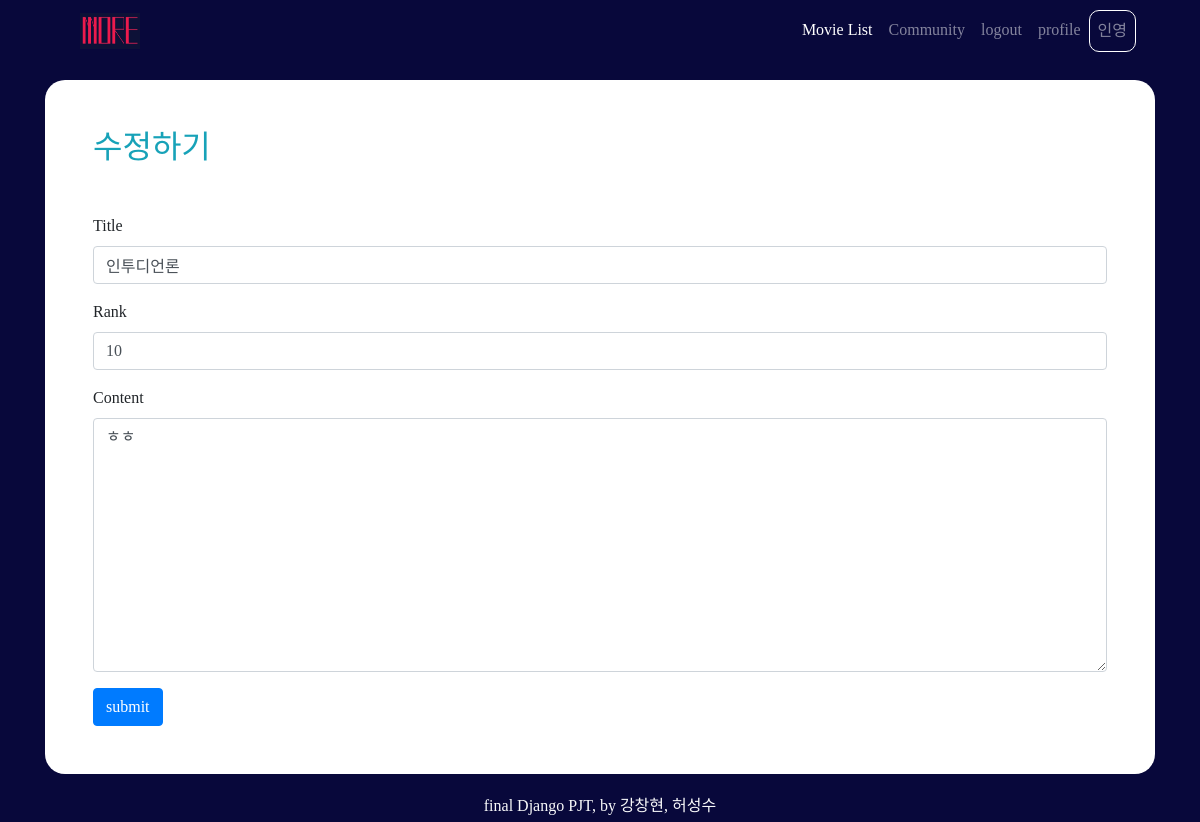
The page /movies/31/11/update/ (signed in) on the database its author committed.
### accounts/models.py (models this page shows)
class User(AbstractUser):
    followers = models.ManyToManyField(settings.AUTH_USER_MODEL,related_name='followings')

### movies/models.py (models this page shows)
class Review(models.Model):
    title = models.CharField(max_length=100)
    movie = models.ForeignKey(Movie, on_delete=models.CASCADE)
    rank = models.IntegerField()
    content = models.TextField()
    created_at = models.DateTimeField(auto_now_add=True)
    updated_at = models.DateTimeField(auto_now=True)
    user = models.ForeignKey(settings.AUTH_USER_MODEL, on_delete=models.CASCADE)

### movies/views.py (the view)
# urls.py: path('<int:pk>/<int:review_pk>/update/', views.review_update, name='review_update'),
@login_required
def review_update(request, pk, review_pk):
    movie = get_object_or_404(Movie, pk=pk)
    review = get_object_or_404(Review, pk=review_pk)
    if request.user == review.user:
        if request.method == 'POST':
            form = ReviewForm(request.POST, instance=review)
            if form.is_valid():
                review = form.save(commit=False)
                review.movie = movie
                review.save()
                return redirect('movies:review_detail', review.movie.pk, review.pk)
        else:
            form = ReviewForm(instance=review)
        context = {
            'form' : form,
        }
        return render(request, 'movies/review_form.html', context)
    else:
        return redirect('movies:review_detail', review_pk)

### movies/forms.py
class ReviewForm(forms.ModelForm):
    rank = forms.IntegerField(max_value=10, min_value=0)
    class Meta:
        model = Review
        fields = ('title', 'rank', 'content',)

### movies/templates/movies/review_form.html (shortened to what this page needs)
{% extends 'base.html' %}
{% load bootstrap4 %}
{% block content %}
<div class='bg-white my-3 container p-5' style="border-radius: 20px;">
    {% if request.resolver_match.url_name == 'review_create' %}
        <h2 class='mb-5 text-info'>리뷰 쓰기</h2>
    {% else %}
        <h2 class='mb-5 text-info'>수정하기</h2>
    {% endif %}
    <form action="" method="POST">
        {% bootstrap_form form %}
        <button class='btn btn-primary'>submit</button>
    </form>
</div>
{% endblock %}

### templates/base.html (shortened to what this page needs)
<!DOCTYPE html>
{% load bootstrap4 %}
<html lang="ko">
<head>
    <link rel="stylesheet" href="https://stackpath.bootstrapcdn.com/bootstrap/4.4.1/css/bootstrap.min.css">
    <link rel="stylesheet" href="https://use.fontawesome.com/releases/v5.13.0/css/all.css">
</head>
<body>
    <nav class="navbar fixed-top navbar-expand-lg navbar-dark mx-5 pt-2">
        <a class="navbar-brand ml-3" href="{% url 'movies:index' %}">
          <img src="/media/logo.jpg" width="60" height="36" class="d-inline-block align-top" alt="" loading="lazy">
        </a>
      <div class="collapse navbar-collapse" id="navbarNav">
        <ul class="navbar-nav ml-auto">
          <li class="nav-item active ml-auto">
            <a class="nav-link" href="{% url 'movies:index' %}">Movie List <span class="sr-only">(current)</span></a>
          </li>
          <li class="nav-item ml-auto">
            <a class="nav-link" href="{% url 'movies:community' %}">Community</a>
          </li>
          <li class="nav-item ml-auto">
            {% if request.user.is_authenticated %}
            <a class="nav-link" href="{% url 'accounts:logout' %}">logout </a>
          </li>
          <li class="nav-item ml-auto">
            <a class="nav-link" href="{% url 'accounts:detail' request.user.username %}">profile</a>
          </li>
          <li class="nav-item ml-auto">
            <a class="nav-link" href="{% url 'accounts:detail' request.user.username %}"
              style=" border: 1px solid white; border-radius: 10px;">{{ request.user.username }}</a>
          </li>
          {% endif %}
        </ul>
      </div>
    </nav>
    <div class='container mt-3 pt-5'>
        {% block content %}
        {% endblock %}
    </div>
</body>
<footer class="fixed-bottom text-center text-light d-flex justify-content-center align-items-center pt-1">
    <p class="mb-1">final Django PJT, by 강창현, 허성수</p>
</footer>
</html>

### templates/base.html (style rules this page uses)
body, footer, nav { background-color: rgb(8, 8, 59); font-family: 'MaplestoryOTFBold'; }

### rows shown on the page
User: user.username "인영"
Review: title "인투디언론", rank "10", content "ㅎㅎ"
